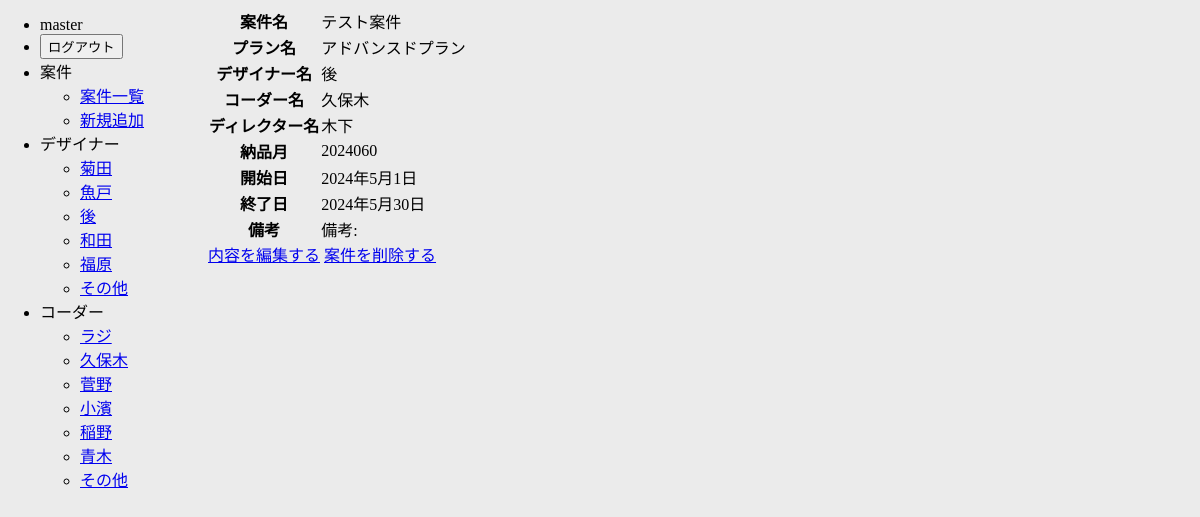
Page /topicks/3/ (signed in) on the committed database.
### manage_app/models.py (models this page shows, shortened)
class Manage(models.Model):
    ユーザー名 = models.ForeignKey(User, on_delete=models.SET_DEFAULT, null=True, blank=True, default=1)
    案件名 = models.CharField(max_length=100)
    PLAN_CHOICES = [
        ("plan01", "アドバンスドプラン"),
        ("plan02", "レギュラープラン"),
        ("plan03", "スマートプラン"),
        ("plan04", "For採用"),
        ("plan05", "ダイレクトセールス"),
        ("plan06", "社内案件"),
        ("plan07", "有償メンテナンス"),
        ("plan08", "LP"),
        ("plan09", "直案件"),
        ("plan10", "名刺"),
        ("plan11", "封筒"),
        ("plan12", "ロゴ"),
        ("plan13", "WEBサイト"),
        ("plan14", "チラシ"),
        ("plan99", "その他"),
    ]
    プラン名 = models.CharField(
        max_length=100,
        choices=PLAN_CHOICES,
        default='plan01',
    )
    DESIGNER_CHOICES = [
        ("designer01", "菊田"),
        ("designer02", "魚戸"),
        ("designer03", "後"),
        ("designer04", "和田"),
        ("designer05", "福原"),
        ("designer99", "その他"),
    ]
    デザイナー名 = models.CharField(
        max_length=100,
        choices=DESIGNER_CHOICES,
        default='designer01',
    )
    CODER_CHOICES = [
        ("coder01", "ラジ"),
        ("coder02", "久保木"),
        ("coder03", "菅野"),
        ("coder04", "小濱"),
        ("coder05", "稲野"),
        ("coder06", "青木"),
        ("coder99", "その他"),
    ]
    コーダー名 = models.CharField(
        max_length=100,
        choices=CODER_CHOICES,
        default='coder01',
    )
    DIRECTOR_CHOICES = [
        ("director01", "木下"),
        ("director02", "永見"),
        ("director03", "春木"),
        ("director04", "野本"),
        ("director05", "中吉"),
        ("director98", "営業"),
        ("director99", "その他"),
    ]
    ディレクター名 = models.CharField(
        max_length=100,
        choices=DIRECTOR_CHOICES,
        default='director01',
    )
    納品月 = models.CharField(max_length=7, default='', help_text='例: 2023-06')
    開始日 = models.DateField(default=timezone.now)
    終了日 = models.DateField(default=timezone.now)
    備考 = models.TextField(max_length=999, default='', null=True, blank=True)

### manage_app/views.py (the view)
# urls.py: path("topicks/<int:pk>/", ManageDetail.as_view(), name="topick"),
class ManageDetail(ManageBaseView, DetailView):
    model = Manage
    context_object_name = "topick"

### manage_app/views.py (called while the page is built)
    def get_context_data(self, **kwargs):
        context = super().get_context_data(**kwargs)
        context['designer_choices'] = Manage.DESIGNER_CHOICES
        context['coder_choices'] = Manage.CODER_CHOICES
        return context

### manage_app/templates/manage_app/manage_detail.html
{% extends 'manage_app/base.html' %}
{% block content %}
<table class="table_style02">
  <tr>
   <th>案件名</th>
   <td>{{ topick.案件名 }}</td>
   </tr>
  <tr>
   <th>プラン名</th>
   <td>{{ topick.get_プラン名_display }}</td>
  </tr>
   <tr>
    <th>デザイナー名</th>
    <td>{{ topick.get_デザイナー名_display }}</td>
   </tr>
   <tr>
   <th>コーダー名</th>
   <td>{{ topick.get_コーダー名_display }}</td>
  </tr>
  <tr>
   <th>ディレクター名</th>
   <td>{{ topick.get_ディレクター名_display }}</td>
  </tr>
  <tr>
   <th>納品月</th>
   <td>{{ topick.納品月 }}</td>
  </tr>
  <tr>
   <th>開始日</th>
   <td>{{ topick.開始日 }}</td>
  </tr>
  <tr>
   <th>終了日</th>
   <td>{{ topick.終了日 }}</td>
  </tr>
  <tr>
   <th>備考</th>
   <td>{{ topick.備考 }}</td>
  </tr>
</table>
<a href="{% url 'update' topick.id %}">内容を編集する</a>
<a href="{% url 'delete' topick.id %}">案件を削除する</a>
{% endblock content %}

### manage_app/templates/manage_app/base.html (shortened to what this page needs)
<!DOCTYPE html>
<html lang="ja">
<head>
   {% load static %}
   <link rel="stylesheet" href="{% static 'css/base.css' %}">
   <link rel="stylesheet" href="https://cdnjs.cloudflare.com/ajax/libs/frappe-gantt/0.5.0/frappe-gantt.css" />
</head>
<body>
   <header id="header">
      <ul class="h_menu_list">
      {% if request.user.is_authenticated %}
         <li>{{ request.user }}</li>
         <li>
         <form method="post" action="{% url 'logout' %}">
         <button type="submit">ログアウト</button>
         </form>
         </li>
      {% else %}
         <li><a href="{% url 'login' %}">ログイン</a></li>
      {% endif %}
         <li><span class="menu_name">案件</span>
         <ul class="sub_menu">
            <li><a href="{% url 'topicks' %}">案件一覧</a></li>
            <li><a href="{% url 'create' %}">新規追加</a></li>
         </ul>
         </li>
         <li><span class="menu_name">デザイナー</span>
            <ul class="sub_menu">
               {% for code, name in designer_choices %}
                  <li><a href="{% url 'person_list' person_type='designer' person_name=code %}">{{ name }}</a></li>
               {% endfor %}
            </ul>
         </li>
         <li><span class="menu_name">コーダー</span>
            <ul class="sub_menu">
               {% for code, name in coder_choices %}
                  <li><a href="{% url 'person_list' person_type='coder' person_name=code %}">{{ name }}</a></li>
               {% endfor %}
            </ul>
         </li>
      </ul>
   </header>
   <main class="main_cont">
      {% block content %}
      {% endblock content %}
   </main>
</body>
</html>

### manage_app/static/css/base.css (style rules this page uses)
body { background: #ebebeb; position: relative; }
header { position: fixed; height: 100vh; width: 200px; top: 0; left: 0; }
main { width: calc(100% - 200px); margin: 0 0 0 auto; }
table { border-spacing: 0; }

### rows in the picture
Manage: 案件名 "テスト案件", プラン名 "アドバンスドプラン", デザイナー名 "後", コーダー名 "久保木", ディレクター名 "木下", 納品月 "2024060", 開始日 "2024年5月1日", 終了日 "2024年5月30日", 備考 "備考:"

### other values in the picture
{{ request.user }} "master"
{{ name }} "菊田" "魚戸" "後" "和田" "福原" "その他"
{{ name }} "ラジ" "久保木" "菅野" "小濱" "稲野" "青木" "その他"
